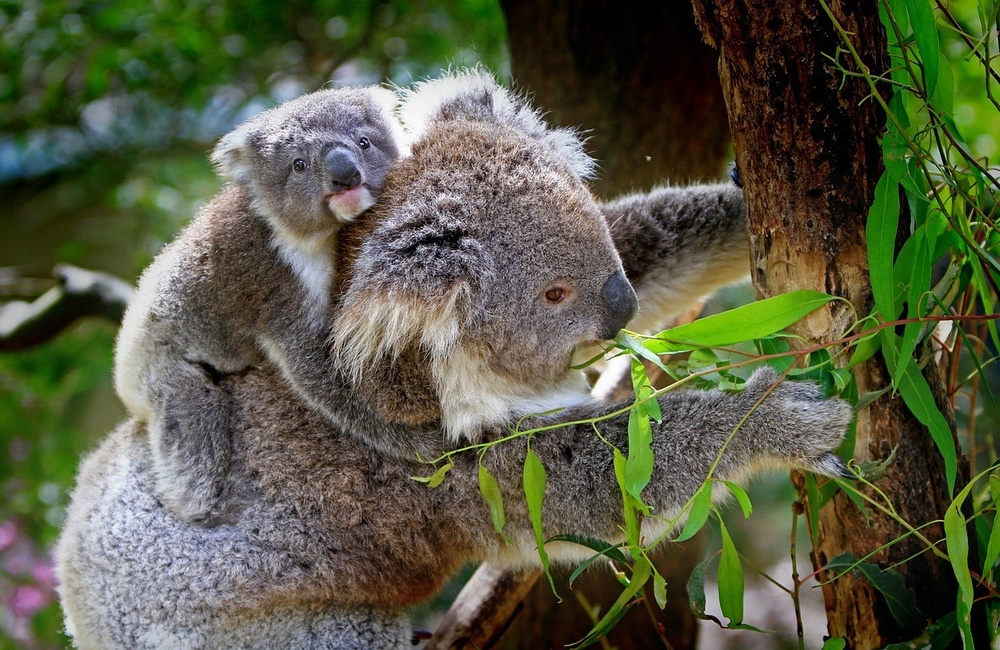
#> input picture urok_imgs/original.jpg, 1000 x 650 px, shrunk from 1280 x 832 before the run
$ python urok_img.py
#> lines starting #> are read from the running program, lines starting #| are printed output that depends on the picture
# pip install pillow

from PIL import Image
from PIL import ImageFilter
from PIL import ImageEnhance

# [29 lines of commented-out code are left out]


class ImageEditor:
    def __init__(self):
        self.filename = None
        self.original = None
        self.photos = []

    def open(self, filepath):
#> called with filepath = 'original.jpg'
        self.original = Image.open(filepath)
#> self.original is the input picture: PIL image 1000x650 RGB; mean R, G, B 87.5, 90.9, 67.3
#> in do_left, `self.original = self.original.transpose(Image.ROTATE_90)`:
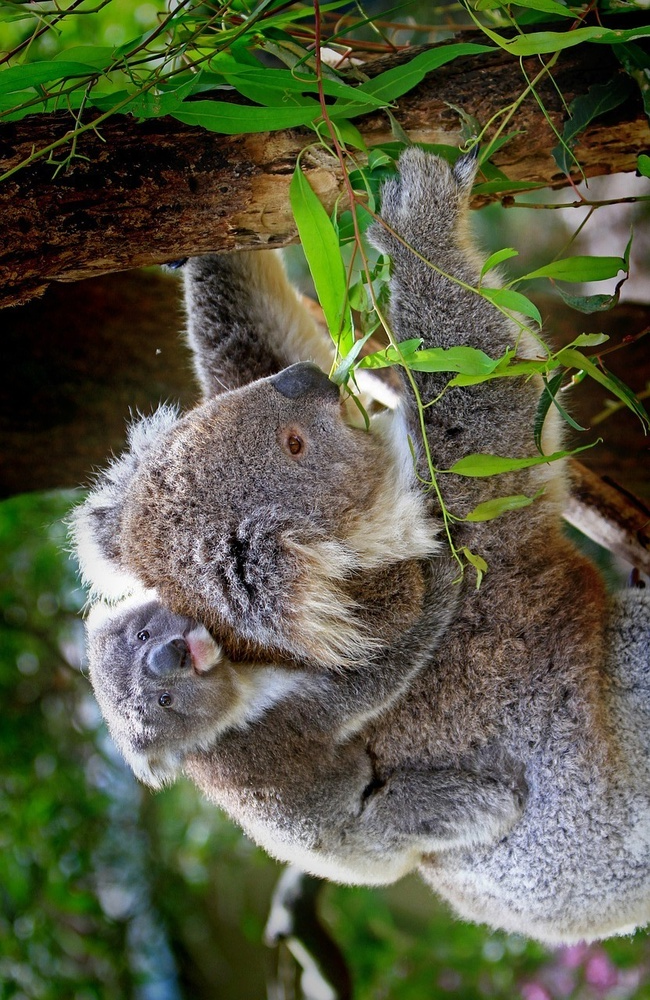
#> self.original: PIL image 650x1000 RGB; mean R, G, B 87.5, 90.9, 67.3
#> in do_left (call 2), `self.original = self.original.transpose(Image.ROTATE_90)`:
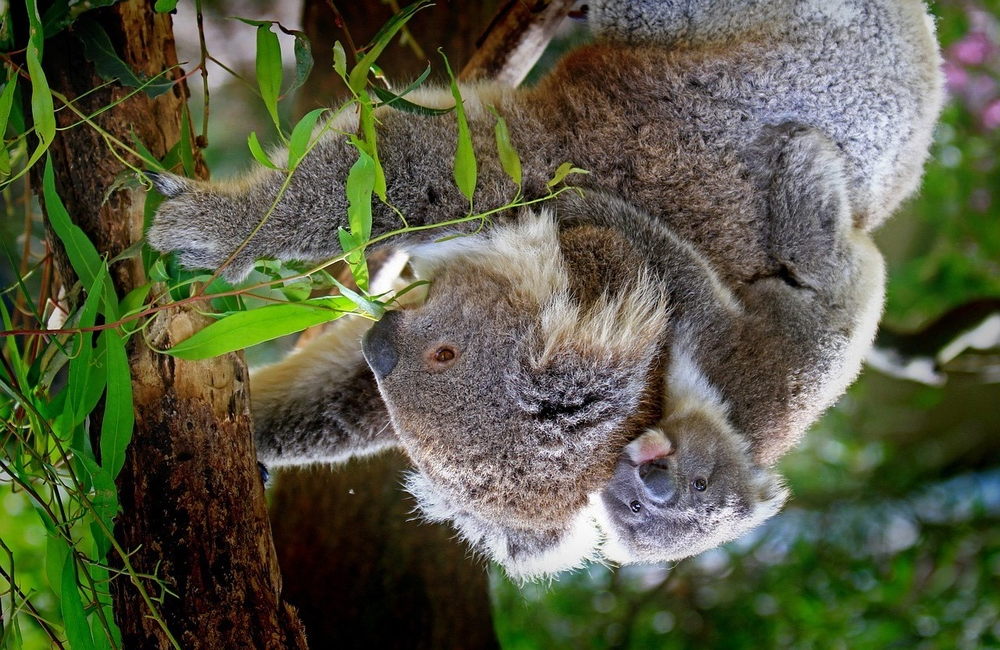
#> self.original: PIL image 1000x650 RGB; mean R, G, B 87.5, 90.9, 67.3
#> in do_left (call 3), `self.original = self.original.transpose(Image.ROTATE_90)`:
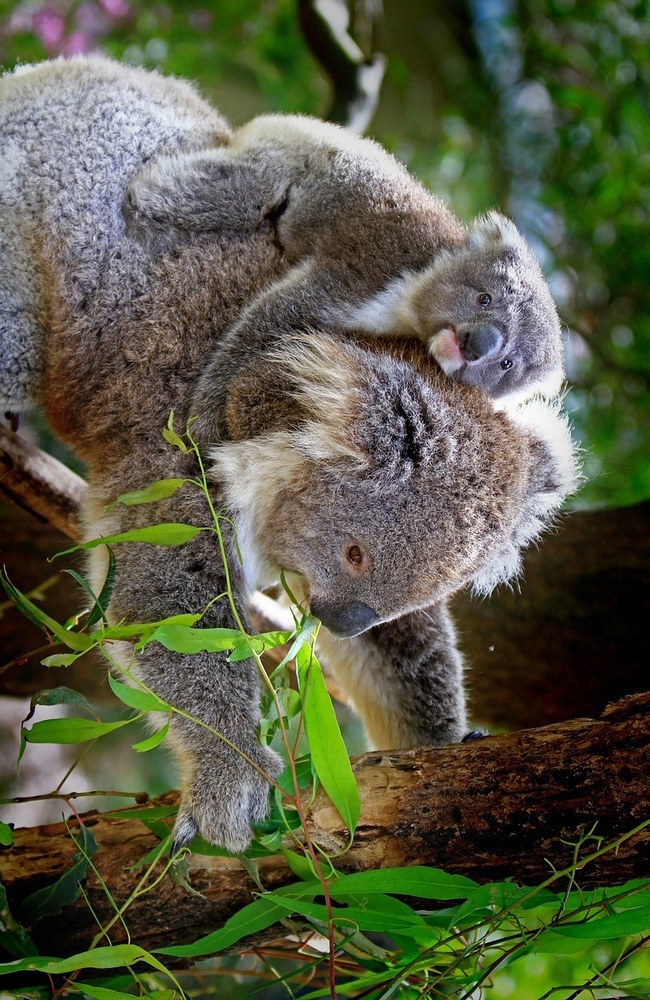
#> self.original: PIL image 650x1000 RGB; mean R, G, B 87.5, 90.9, 67.3

    def make_bw(self):
        self.original = self.original.convert("L")
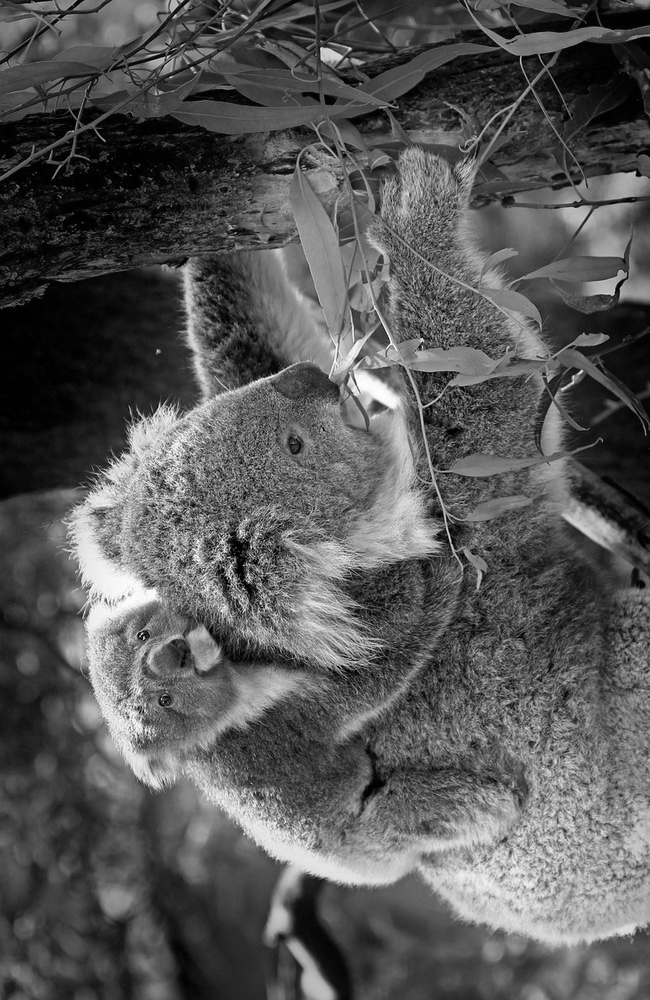
#> self.original: PIL image 650x1000 L; min 0, max 255, mean 87.2

    def make_blur(self):
        self.original = self.original.filter(ImageFilter.BLUR)

    def do_left(self):
        self.original = self.original.transpose(Image.ROTATE_90)

    def do_right(self):
        self.original = self.original.transpose(Image.ROTATE_270)

    def save(self, filename):
        self.photos.append(self.original)
        self.original.save(filename)


editor = ImageEditor()
editor.open("original.jpg")
editor.do_left()
editor.do_left()
editor.do_left()
editor.do_left()
editor.do_left()
editor.make_bw()
editor.make_blur()
editor.save("ex.jpg")

$ run again, with urok_imgs/example.jpg copied over urok_imgs/original.jpg
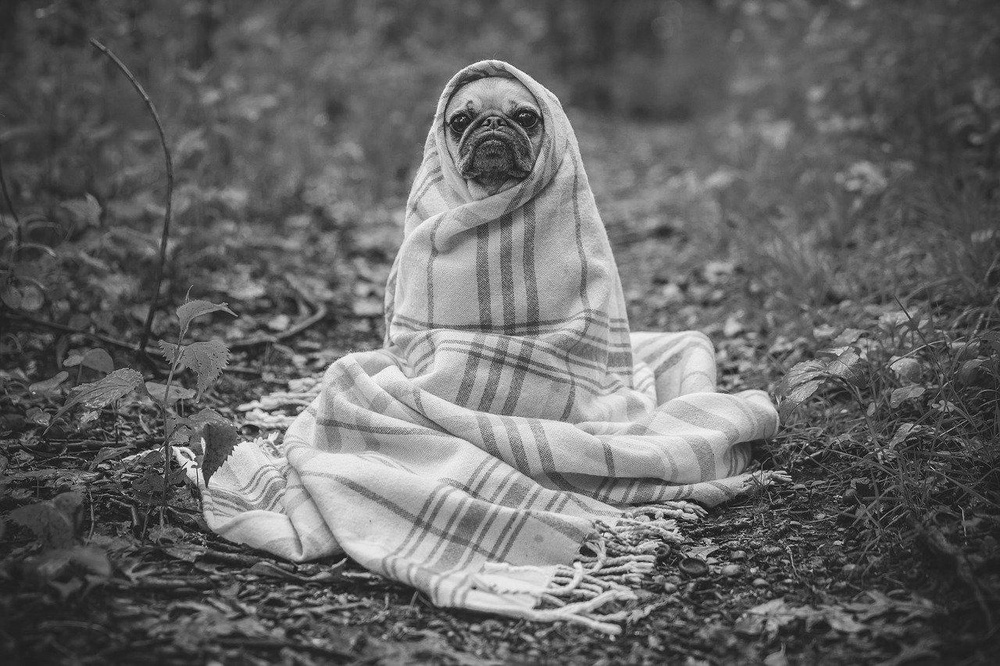
#> input picture urok_imgs/example.jpg, 1000 x 666 px, shrunk from 1280 x 853 before the run
#> in open, self.original is the input picture: PIL image 1000x666 L; min 0, max 255, mean 102.8
#> in do_left (call 2), `self.original = self.original.transpose(Image.ROTATE_90)`:
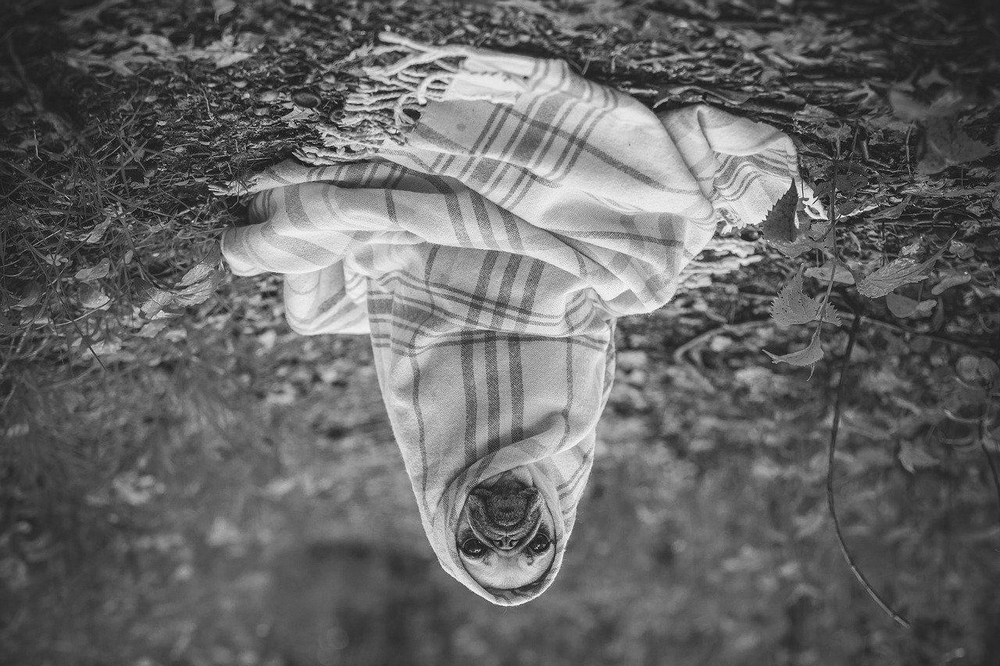
#> self.original: PIL image 1000x666 L; min 0, max 255, mean 102.8
#> in do_left (call 3), `self.original = self.original.transpose(Image.ROTATE_90)`:
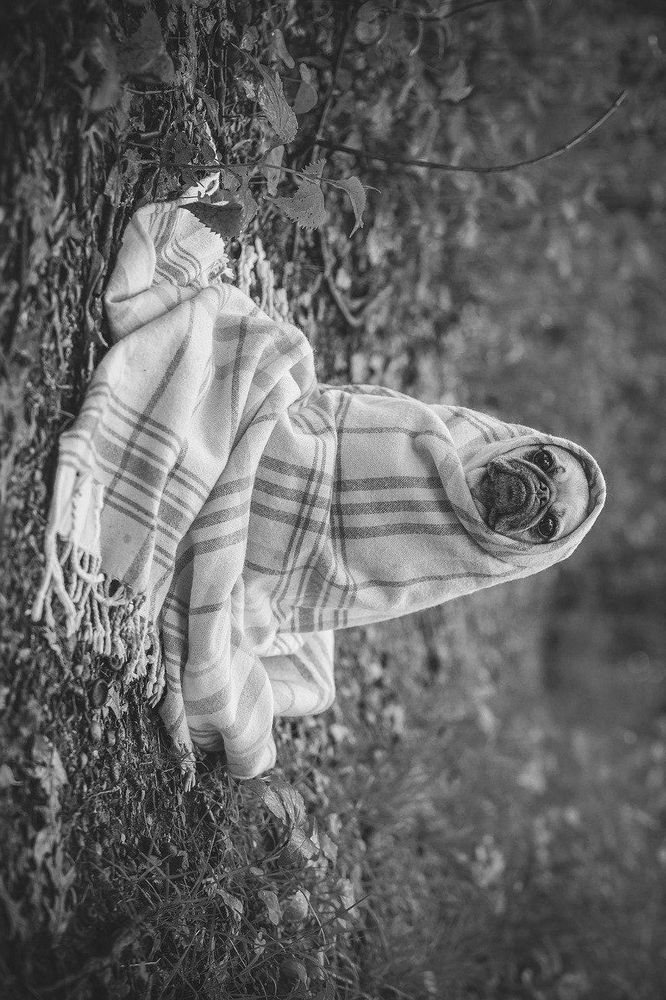
#> self.original: PIL image 666x1000 L; min 0, max 255, mean 102.8
